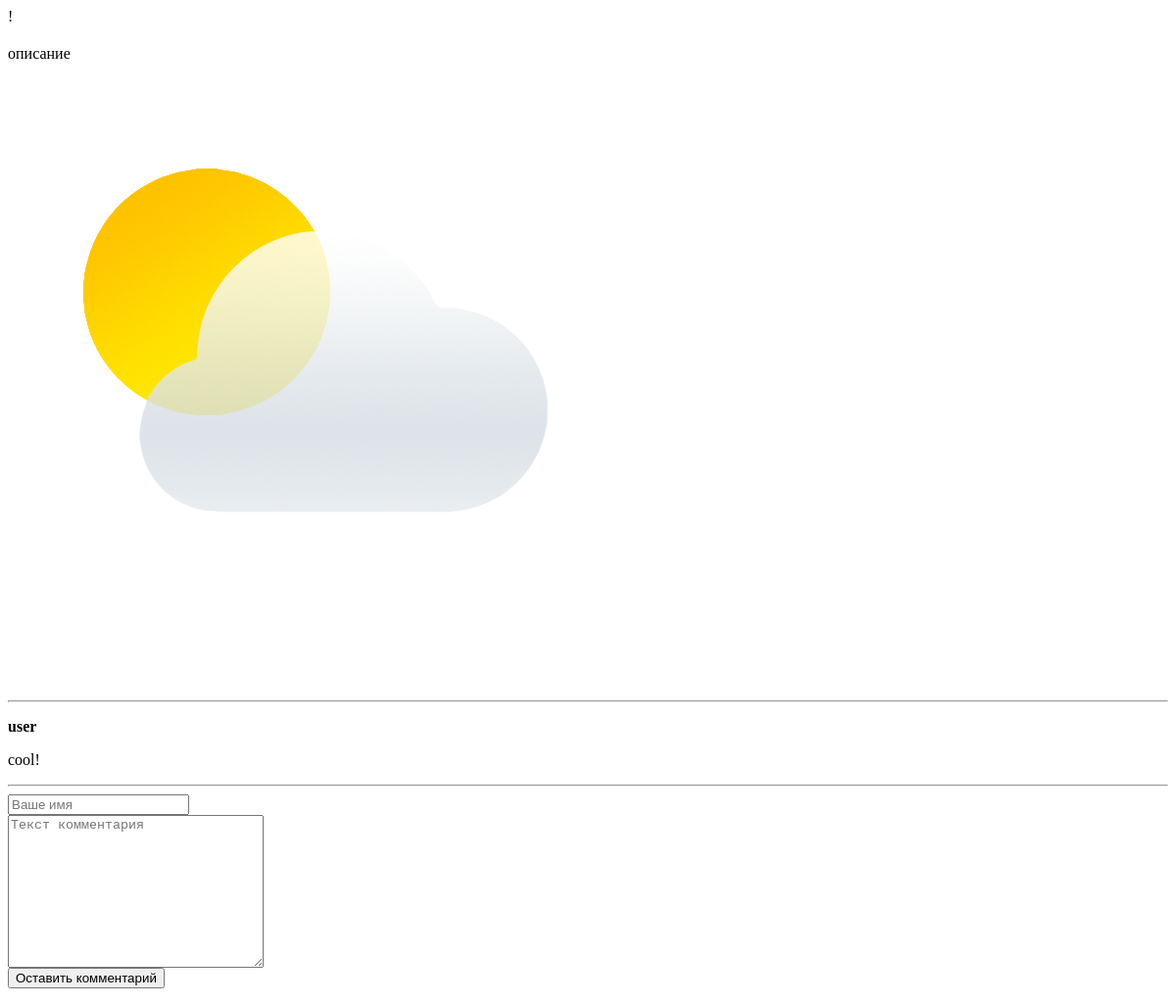
/3/, run on an earlier commit of the app's database.
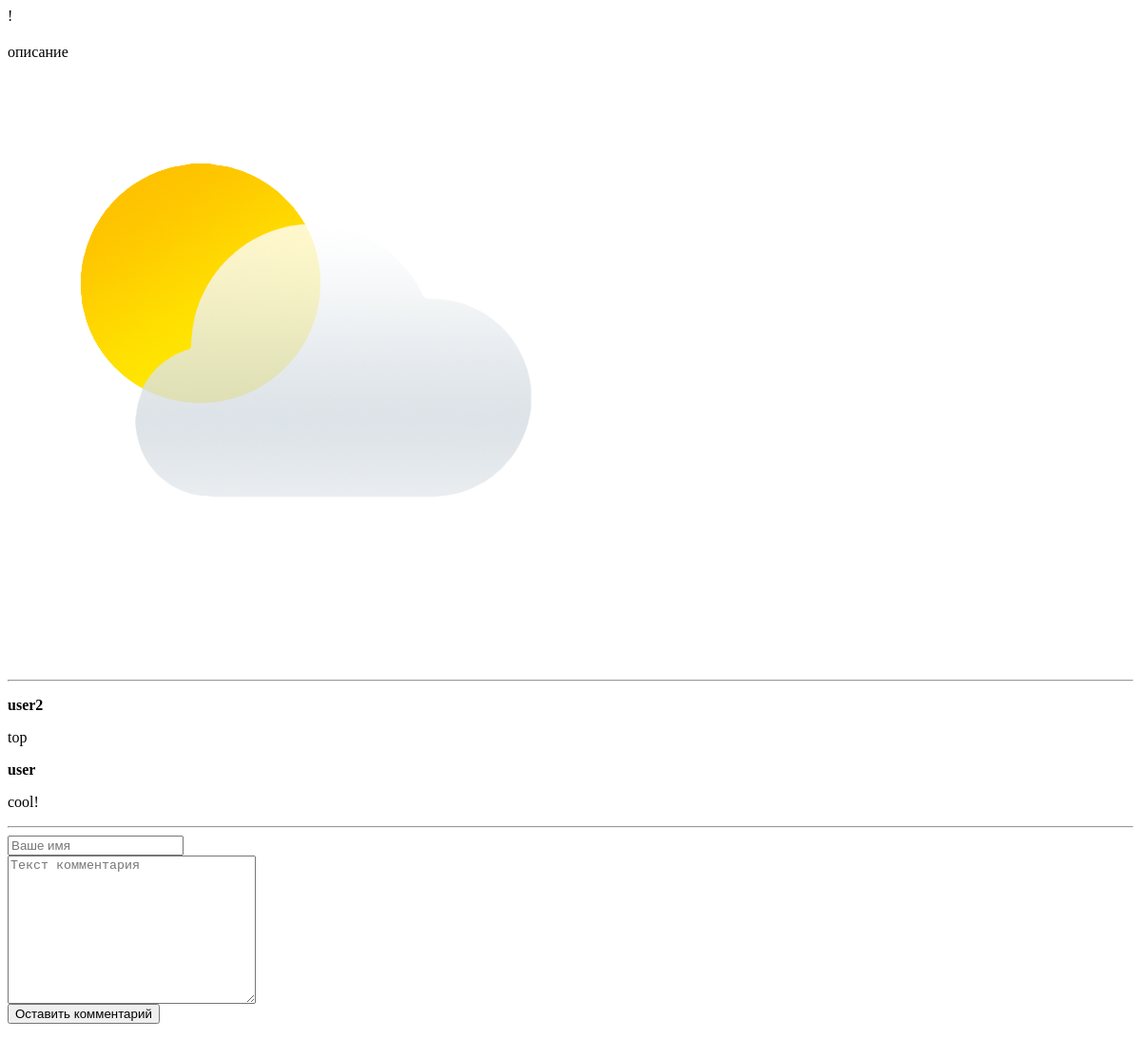
And on a later commit of the database.
### task_3/apps/posts/models.py (models this page shows, shortened)
class Post(models.Model):
	post_title = models.CharField('Заголовок поста', max_length = 200)
	post_text = models.TextField('Описание')
	post_img = models.ImageField(upload_to = 'prod_img')
	class Meta:
		verbose_name = 'Пост'
		verbose_name_plural = 'Посты'

class Comment(models.Model):
	post = models.ForeignKey(Post, on_delete = models.CASCADE)
	author_name = models.CharField('Имя', max_length = 50)
	comment_text = models.TextField('Текст', max_length = 200)
	class Meta:
		verbose_name = 'Комментарий'
		verbose_name_plural = 'Комментарии'

### task_3/apps/posts/views.py (the view)
# urls.py: path('<int:post_id>/', views.detail, name = 'detail'),
def detail(request, post_id):
	try:
		p = Post.objects.get(id = post_id)
	except:
		raise Http404('Пост не найден!')
	latest_comments = p.comment_set.order_by('-id')[:10]
	return render(request, 'posts/detail.html', {'post': p, 'latest_comments': latest_comments})

### task_3/templates/posts/detail.html (shortened to what this page needs)
{% extends 'base.html' %}
{% load static %}
{% block content %}
	<p>{{post.post_text}}</p>
	<img src="{{ post.post_img.url }}" alt="">
	<hr>
	{% if latest_comments %}
		{% for c in latest_comments %}
			<p>
				<strong>{{c.author_name}}</strong>
				<p>{{c.comment_text}}</p>
			</p>
		{% endfor %}
	{% else %}
		Здесь пока нет комментариев!
	{% endif %}
	<hr>
	<form action="{% url 'posts:leave_comment' post.id %}" method="POST">
		<input type='text' required placeholder="Ваше имя" name = 'name'>
		<br>
		<textarea name="text" required="" placeholder="Текст комментария" cols="30" rows="10"></textarea><br>
		<button type="submit">Оставить комментарий</button>
	</form>
{% endblock %}

### task_3/templates/base.html (shortened to what this page needs)
!<!DOCTYPE html>
<html>
<head>
</head>
<body>
	{% block content %}{% endblock %}
</body>
</html>

What changed in the data, as far as the page shows it:
added Comment: author_name "user2", comment_text "top"
